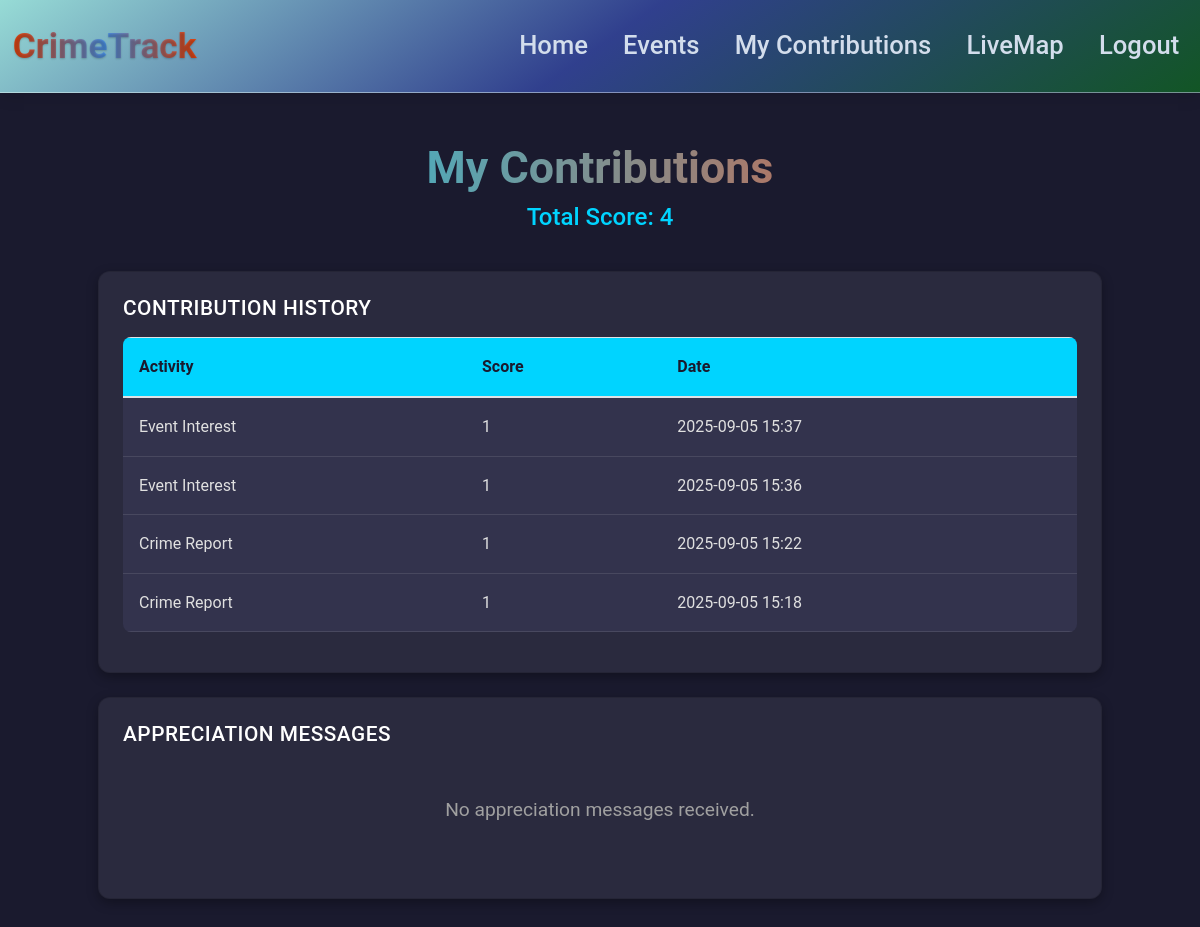
/user_contributions (signed in), run on the app's committed database.
### website/models.py (models this page shows, shortened)
class Contribution(db.Model):
    __tablename__ = 'contribution'
    id = db.Column(db.Integer, primary_key=True)
    user_id = db.Column(db.Integer, db.ForeignKey('user.id'), nullable=False)
    activity_type = db.Column(db.String(50), nullable=False)
    score = db.Column(db.Integer, default=1, nullable=False)
    event_id = db.Column(db.Integer, db.ForeignKey('event.id'))  # Add this line
    created_at = db.Column(db.DateTime(timezone=True), default=func.now())
    user = db.relationship('User', backref=db.backref('contributions', lazy=True))
    event = db.relationship('Event')  # Add relationship to Event

### website/views.py (the view)
@views.route('/user_contributions')
@login_required
def user_contributions():
    contributions = Contribution.query.filter_by(user_id=current_user.id).order_by(Contribution.created_at.desc()).all()
    total_score = sum(c.score for c in contributions)
    messages = AppreciationMessage.query.filter_by(user_id=current_user.id).order_by(AppreciationMessage.created_at.desc()).all()
    return render_template('user_contributions.html', user=current_user, contributions=contributions, total_score=total_score, messages=messages)

### website/__init__.py (called while the page is built)
def create_app():
    app = Flask(__name__)
    app.config['SECRET_KEY'] = 'hjshjhdjah kjshkjdhjs'
    app.config['SQLALCHEMY_DATABASE_URI'] = f'sqlite:///{DB_NAME}'
    db.init_app(app)
    from .views import views
    from .auth import auth
    from .feedbacks import feedbacks
    app.register_blueprint(views, url_prefix='/')
    app.register_blueprint(auth, url_prefix='/')
    app.register_blueprint(feedbacks, url_prefix='/feedbacks')
    from .models import User
    with app.app_context():
        db.create_all()
    login_manager = LoginManager()
    login_manager.login_view = 'auth.login'
    login_manager.init_app(app)
    @login_manager.user_loader
    def load_user(id):
        return User.query.get(int(id))
    return app

### website/views.py (called while the page is built)
@views.context_processor
def inject_upcoming_events():
    upcoming_events = Event.query.filter(Event.date > datetime.now()).count()
    return {'upcoming_events': upcoming_events}

### website/templates/user_contributions.html (shortened to what this page needs)
{% extends "base.html" %}
{% block content %}
<div class="container">
    <div class="header">
        <h1>My Contributions</h1>
        <h3>Total Score: {{ total_score }}</h3>
    </div>
    <div class="card">
        <h4>Contribution History</h4>
        {% if contributions %}
        <table class="table">
            <thead>
                <tr>
                    <th>Activity</th>
                    <th>Score</th>
                    <th>Date</th>
                </tr>
            </thead>
            <tbody>
                {% for contribution in contributions %}
                <tr>
                    <td>{{ contribution.activity_type | replace('_', ' ') | title }}</td>
                    <td>{{ contribution.score }}</td>
                    <td>{{ contribution.created_at.strftime('%Y-%m-%d %H:%M') }}</td>
                </tr>
                {% endfor %}
            </tbody>
        </table>
        {% else %}
        <p class="no-data">No contributions yet.</p>
        {% endif %}
    </div>
    <div class="card">
        <h4>Appreciation Messages</h4>
        {% if messages %}
        <ul class="message-list">
            {% for message in messages %}
            <li class="message-item">
                <p>{{ message.message }}</p>
                <small>Sent on {{ message.created_at.strftime('%Y-%m-%d %H:%M') }}</small>
            </li>
            {% endfor %}
        </ul>
        {% else %}
        <p class="no-data">No appreciation messages received.</p>
        {% endif %}
    </div>
</div>
{% endblock %}

### website/templates/base.html (style rules this page uses)
body { background-color: #e6f0fa; color: #2c3e50; font-family: -apple-system, BlinkMacSystemFont, "Segoe UI", Roboto, sans-serif; line-height: 1.6; }
.container { max-width: 1200px; padding: 2.5rem 1rem; }

### website/templates/user_contributions.html (style rules this page uses)
body { background: #1a1a2e; color: #e0e0e0; font-family: 'Roboto', sans-serif; min-height: 100vh; margin: 0; }
.container { max-width: 1100px; margin: 3rem auto; padding: 0 1.5rem; }
.header { text-align: center; margin-bottom: 2.5rem; }
.header h1 { font-size: 2.8rem; font-weight: 700; color: #fff; background: linear-gradient(90deg, #00d4ff, #ff4b1f); -webkit-background-clip: text; background-clip: text; -webkit-text-fill-color: transparent; margin: 0; }
.header h3 { font-size: 1.5rem; color: #00d4ff; margin: 0.5rem 0; }
.card { background: #2a2a3e; border-radius: 12px; padding: 1.5rem; margin-bottom: 1.5rem; box-shadow: 0 4px 12px rgba(0, 0, 0, 0.3); transition: transform 0.3s ease, box-shadow 0.3s ease; }
.card h4 { font-size: 1.3rem; color: #fff; margin-bottom: 1rem; text-transform: uppercase; letter-spacing: 0.5px; }
.table { width: 100%; border-collapse: collapse; background: #33334d; border-radius: 8px; overflow: hidden; }
.table th, .table td { padding: 1rem; text-align: left; color: #e0e0e0; border-bottom: 1px solid rgba(255, 255, 255, 0.1); }
.table th { background: #00d4ff; color: #1a1a2e; font-weight: 600; }
.no-data { text-align: center; color: #a0a0a0; font-size: 1.2rem; padding: 2rem; }

### data on the page
Contribution: activity_type "Event Interest", score "1", created_at "2025-09-05 15:37"
Contribution: activity_type "Event Interest", score "1", created_at "2025-09-05 15:36"
Contribution: activity_type "Crime Report", score "1", created_at "2025-09-05 15:22"
Contribution: activity_type "Crime Report", score "1", created_at "2025-09-05 15:18"

### other printed values
{{ total_score }} "4"
